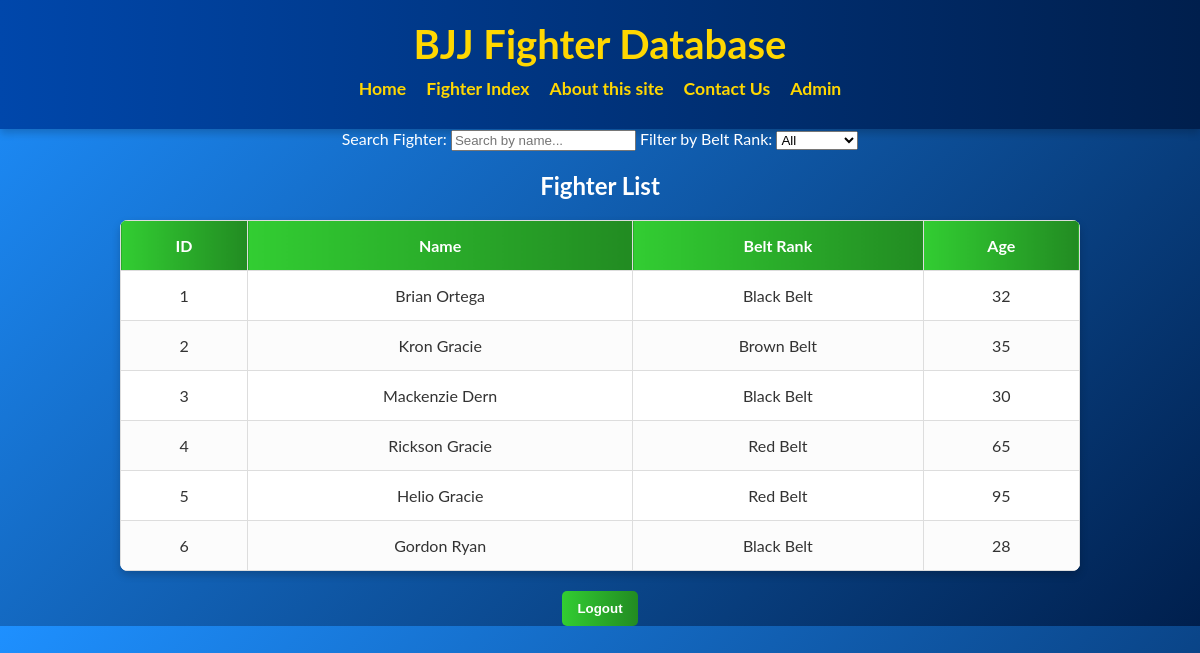
The page / (signed in) on the database its author committed.
### tables this page shows
CREATE TABLE IF NOT EXISTS Fighters (
    fighter_id INT AUTO_INCREMENT PRIMARY KEY,
    name VARCHAR(100) NOT NULL UNIQUE,
    age INT,
    belt_rank VARCHAR(50),
    gender VARCHAR(10)
);

### index.php (the view, shortened to what this page needs)
<!DOCTYPE html>
<html lang="en">
<head>
    <link rel="stylesheet" href="style.css">
</head>
<body>
    <header class="header">
        <h1 class="site-title">BJJ Fighter Database</h1>
        <nav class="navbar">
            <ul class="nav-links">
                <li><a href="home.php">Home</a></li>
                <li><a href="index.php">Fighter Index</a></li>
                <li><a href="about.php">About this site</a></li>
                <li><a href="contacts.php">Contact Us</a></li>
                <li><a href="admin.php">Admin</a></li>
            </ul>
        </nav>
    </header>
    <label for="searchBar">Search Fighter:</label>
    <input type="text" id="searchBar" onkeyup="searchFighter()" placeholder="Search by name...">
    <label for="beltFilter">Filter by Belt Rank:</label>
    <select id="beltFilter" onchange="filterBelt()">
        <option value="all">All</option>
    </select>
    <h2>Fighter List</h2>
    <table id="fighterTable">
        <thead>
            <tr>
                <th>ID</th>
                <th>Name</th>
                <th>Belt Rank</th>
                <th>Age</th>
            </tr>
        </thead>
        <tbody>
            <?php
            $host = 'localhost';
            $dbname = 'bjj_lineage';
            $username = 'root';
            $password = '';
            $conn = new mysqli($host, $username, $password, $dbname);
            $sql = "SELECT * FROM Fighters";
            $result = $conn->query($sql);
            if ($result->num_rows > 0) {
                while ($row = $result->fetch_assoc()) {
                    echo "<tr>";
                    echo "<td>" . $row["fighter_id"] . "</td>";
                    echo "<td>" . $row["name"] . "</td>";
                    echo "<td class='belt " . strtolower(str_replace(' ', '-', $row["belt_rank"])) . "'>" . $row["belt_rank"] . "</td>";
                    echo "<td>" . $row["age"] . "</td>";
                    echo "</tr>";
                }
            } else {
                echo "<tr><td colspan='4'>No results found</td></tr>";
            }
            ?>
        </tbody>
    </table>
       <div class="logout-button-container">
        <form action="logout.php" method="POST">
            <button type="submit" class="logout-btn">Logout</button>
        </form>
    </div>
</body>
</html>

### style.css (style rules this page uses)
body { font-family: 'Lato', Arial, sans-serif; background: linear-gradient(135deg, #1E90FF, #001f4d); text-align: center; color: #fff; margin: 0; padding: 0; }
.header { background: linear-gradient(90deg, #0047ab, #001f4d); color: #fff; padding: 20px; text-align: center; box-shadow: 0 4px 8px rgba(0, 0, 0, 0.2); }
.header h1 { font-size: 2.5em; margin: 0; color: #FFD700; }
.header nav ul { list-style-type: none; padding: 0; margin: 10px 0; display: flex; justify-content: center; gap: 20px; }
.header nav ul li a { color: #FFD700; text-decoration: none; font-size: 1.1em; font-weight: bold; transition: color 0.3s; }
body { overflow: auto; }
table { width: 80%; margin: 20px auto; border-collapse: collapse; box-shadow: 0 4px 8px rgba(0, 0, 0, 0.2); border-radius: 8px; overflow: hidden; background-color: white; }
th, td { padding: 15px; text-align: center; font-size: 1em; border: 1px solid #ddd; background-color: rgba(255, 255, 255, 0.8); color: #333; }
th { background: linear-gradient(90deg, #32CD32, #228B22); color: #fff; font-weight: bold; }
table tbody tr:nth-child(even) { background-color: rgba(240, 240, 240, 0.8); }
button { padding: 10px 15px; border: none; border-radius: 5px; background: linear-gradient(90deg, #32CD32, #228B22); color: white; font-weight: bold; cursor: pointer; }

### rows shown on the page
fighters: fighter_id "1", name "Brian Ortega", belt_rank "Black Belt", age "32"
fighters: fighter_id "2", name "Kron Gracie", belt_rank "Brown Belt", age "35"
fighters: fighter_id "3", name "Mackenzie Dern", belt_rank "Black Belt", age "30"
fighters: fighter_id "4", name "Rickson Gracie", belt_rank "Red Belt", age "65"
fighters: fighter_id "5", name "Helio Gracie", belt_rank "Red Belt", age "95"
fighters: fighter_id "6", name "Gordon Ryan", belt_rank "Black Belt", age "28"
